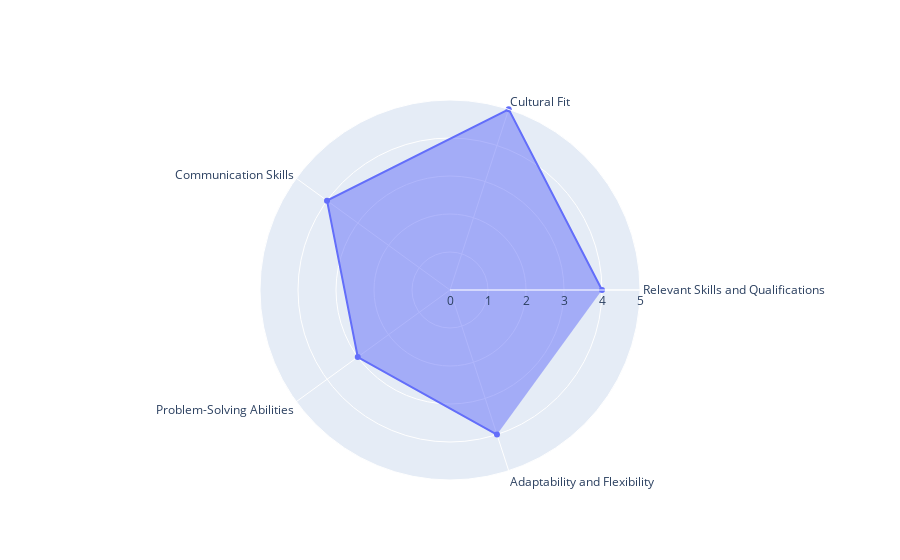

Notebook code for this chart:
### Code cell
#generate a pdf report from the response

#split the response into two pages based on the page number
#first page should have the recommendation and the scores
#second page should have the summary of reasons

print(to_markdown(response.text))
#split the response into two pages based on the page number
text = response.text
text = text.replace('**', '')
lines = text.split('\n')

page1 = []
page2 = []
page_number = 0
for line in lines:
    if line.find('Page 1')!=-1:
        page_number = 1
        continue
    if line.find('Page 2')!=-1:
        page_number = 2
        continue
    if page_number == 1:
        page1.append(line)
    if page_number == 2:
        page2.append(line)
    if line.find('Scores:')!=-1:
        scores = line[line.find('Scores:')+7:].split(',')
        for i in range(len(scores)):
            #check if the score is not a number
            if scores[i].strip() == 'not applicable':
                scores[i] = 0
        scores = [int(score.strip()) for score in scores]
        print(scores,"SSCORESS")
        scores = pd.Series(scores)
        #spider plot 
        fig = go.Figure()
        fig.add_trace(go.Scatterpolar(
            r=scores,
            theta=['Relevant Skills and Qualifications', 'Cultural Fit', 'Communication Skills', 'Problem-Solving Abilities', 'Adaptability and Flexibility'],
            fill='toself',
            name='Scores'
        ))
        fig.update_layout(
            polar=dict(
                radialaxis=dict(
                    visible=True,
                    range=[0, 5]
                )),
            showlegend=False
        )
        fig.show()
        fig.write_image("scores.png")

page1 = '\n'.join(page1)
page2 = '\n'.join(page2)

print(page1)
print(page2)

#generate a word document
doc = Document()
doc.add_heading(lines[0], level=1)
doc.add_heading("Recommendation and Evaluation", level=2)
doc.add_paragraph(page1)
doc.add_page_break()
doc.add_heading("Summary", level=2)
doc.add_paragraph(page2)
#resize the image
image = Image.open("scores.png")
new_image = image.resize((400, 400))
new_image.save("scores.png")
doc.add_picture("scores.png")
doc.save('report.docx')

### Figure 1 — Plotly figure (JSON) as saved in the notebook; plotly's stock layout.template omitted (floating-point values rounded to 4 significant figures)
{"data": [{"fill": "toself", "name": "Scores", "r": [4, 5, 4, 3, 4], "theta": ["Relevant Skills and Qualifications", "Cultural Fit", "Communication Skills", "Problem-Solving Abilities", "Adaptability and Flexibility"], "type": "scatterpolar"}], "layout": {"polar": {"radialaxis": {"range": [0, 5], "visible": true}}, "showlegend": false}}
